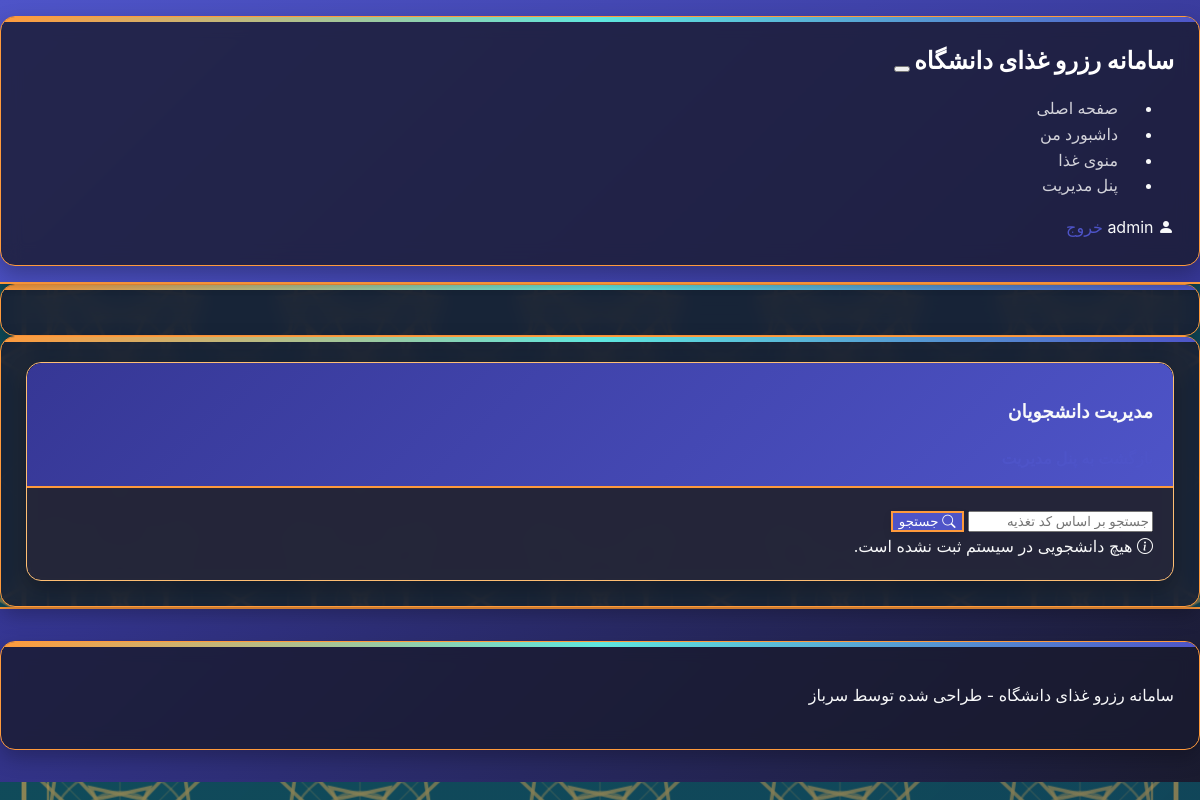
Page /admin/students (signed in) on the earlier database version.
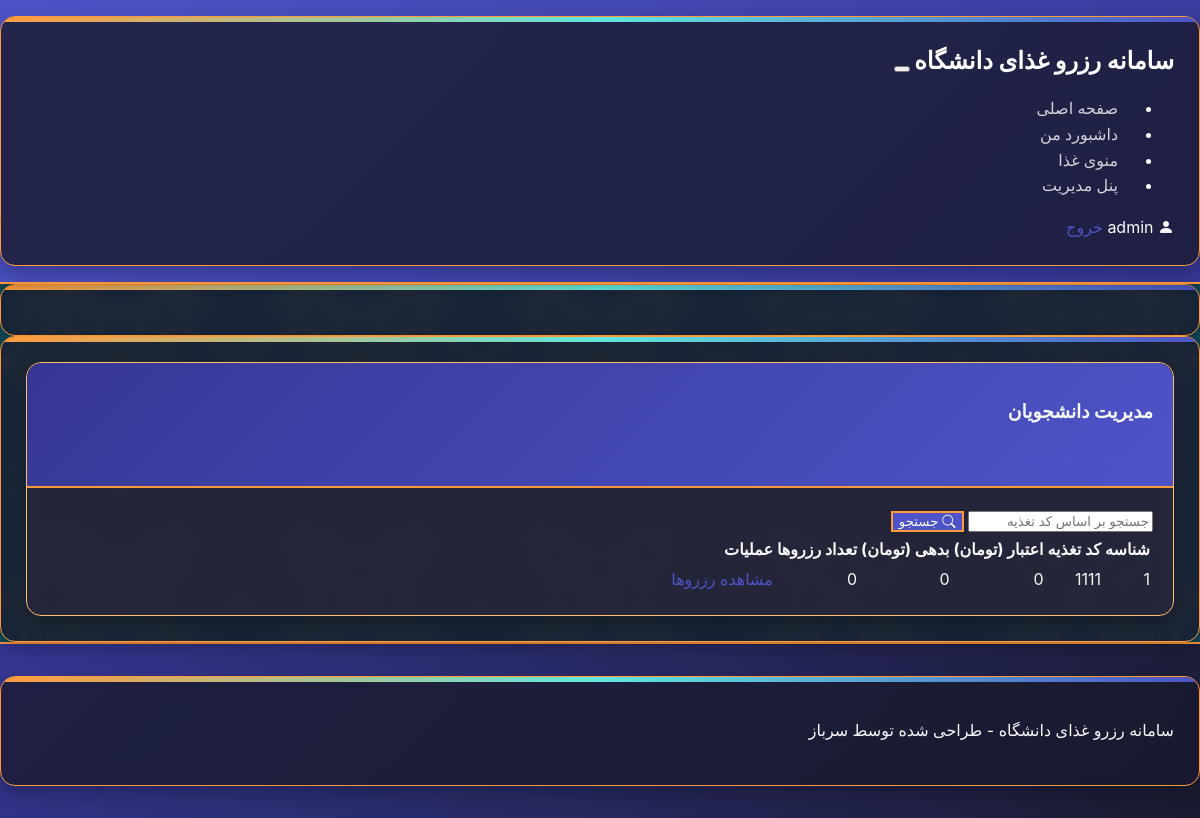
Same page on the later database version.
### models.py (models this page shows, shortened)
class Student(db.Model):
    __tablename__ = 'students'
    id = Column(Integer, primary_key=True)
    user_id = Column(String(50), unique=True, nullable=False)  # ارتباط با کاربر
    feeding_code = Column(String(20), unique=True, nullable=False)  # کد تغذیه دانشجویی
    credit = Column(Float, default=0.0)  # اعتبار حساب دانشجو (به تومان)
    debt = Column(Float, default=0.0)  # بدهی دانشجو (به تومان)
    reservations = relationship("Reservation", back_populates="student", cascade="all, delete-orphan")
    payments = relationship("Payment", back_populates="student")

### main.py (the view)
@app.route('/admin/students')
@login_required
def admin_students():
    if not current_user.is_admin:
        flash('شما دسترسی به این بخش را ندارید', 'danger')
        return redirect(url_for('dashboard'))
    update_financial_statistics()
    search_code = request.args.get('search_code')
    if search_code:
        students = Student.query.filter(Student.feeding_code.like(f'%{search_code}%')).all()
        if not students:
            flash(f'دانشجویی با کد تغذیه مشابه {search_code} یافت نشد.', 'warning')
    else:
        students = Student.query.all()
    return render_template('admin_students.html', students=students)

### app.py (called while the page is built)
@app.after_request
def add_security_headers(response):
    response.headers['X-Content-Type-Options'] = 'nosniff'
    response.headers['X-Frame-Options'] = 'SAMEORIGIN'
    response.headers['X-XSS-Protection'] = '1; mode=block'
    if app.config.get('CSP'):
        csp = ''
        for directive, sources in app.config['CSP'].items():
            csp += f"{directive} {sources}; "
        response.headers['Content-Security-Policy'] = csp
    response.headers['Referrer-Policy'] = 'strict-origin-when-cross-origin'
    return response

### main.py (called while the page is built, shortened)
@login_manager.user_loader
def load_user(user_id):
    return User.query.get(int(user_id))

def update_reservation_prices():
    print("✓ فراخوانی تابع به‌روزرسانی قیمت‌های غذا")
    try:
        reservations = Reservation.query.all()
        updated_count = 0
        db.session.commit()
        print(f"✓ تعداد {updated_count} رزرو با موفقیت به‌روزرسانی شد")
        return True
    except Exception as e:
        db.session.rollback()
        print(f"✗ خطا در به‌روزرسانی قیمت‌های غذا: {e}")
        import traceback
        print(f"✗ جزئیات خطا: {traceback.format_exc()}")
        logger.error(f"خطا در به‌روزرسانی قیمت‌های غذا: {e}")
        return False

### models.py (called while the page is built)
    @property
    def is_admin(self):
        return self.username == 'admin'

### templates/admin_students.html (shortened to what this page needs)
<!DOCTYPE html>
<html lang="fa" dir="rtl">
<head>
    <link href="https://cdn.jsdelivr.net/gh/rastikerdar/vazirmatn@v33.003/Vazirmatn-font-face.css" rel="stylesheet" type="text/css" />
    <link rel="stylesheet" href="https://cdn.replit.com/agent/bootstrap-agent-dark-theme.min.css">
    <link rel="stylesheet" href="https://cdn.jsdelivr.net/npm/bootstrap-icons@1.10.0/font/bootstrap-icons.css">
    <link rel="stylesheet" href="{{ url_for('static', filename='css/style.css') }}">
</head>
<body>
    <nav class="navbar navbar-expand-lg navbar-dark">
        <div class="container">
            <a class="navbar-brand" href="{{ url_for('index') }}">سامانه رزرو غذای دانشگاه</a>
            <button class="navbar-toggler" type="button" data-bs-toggle="collapse" data-bs-target="#navbarNav" aria-controls="navbarNav" aria-expanded="false" aria-label="Toggle navigation">
            </button>
            <div class="collapse navbar-collapse" id="navbarNav">
                <ul class="navbar-nav me-auto mb-2 mb-lg-0">
                    <li class="nav-item">
                        <a class="nav-link" href="{{ url_for('index') }}">صفحه اصلی</a>
                    </li>
                    <li class="nav-item">
                        <a class="nav-link" href="{{ url_for('dashboard') }}">داشبورد من</a>
                    </li>
                    <li class="nav-item">
                        <a class="nav-link" href="{{ url_for('menu') }}">منوی غذا</a>
                    </li>
                    <li class="nav-item">
                        <a class="nav-link" href="{{ url_for('admin') }}">پنل مدیریت</a>
                    </li>
                </ul>
                <div class="d-flex">
                    <span class="navbar-text ms-3">
                        <i class="bi bi-person-fill"></i> {{ current_user.username }}
                    </span>
                    <a href="{{ url_for('logout') }}" class="btn btn-outline-danger ms-2">خروج</a>
                </div>
            </div>
        </div>
    </nav>
    <div class="container mt-3">
    </div>
    <div class="container mt-4">
        <div class="row">
            <div class="col-md-12">
                <div class="card">
                    <div class="card-header bg-primary text-white d-flex justify-content-between align-items-center">
                        <h3 class="mb-0">مدیریت دانشجویان</h3>
                        <a href="{{ url_for('admin') }}" class="btn btn-light">بازگشت به پنل مدیریت</a>
                    </div>
                    <div class="card-body">
                        <div class="row mb-4">
                            <div class="col-md-6 mx-auto">
                                <form action="{{ url_for('admin_students') }}" method="GET" class="d-flex">
                                    <div class="input-group">
                                        <input type="text" name="search_code" class="form-control" placeholder="جستجو بر اساس کد تغذیه" value="{{ request.args.get('search_code', '') }}">
                                        <button type="submit" class="btn btn-primary">
                                            <i class="bi bi-search me-1"></i> جستجو
                                        </button>
                                    </div>
                                </form>
                            </div>
                        </div>
                        {% if students %}
                        <div class="table-responsive">
                            <table class="table table-striped table-hover">
                                <thead>
                                    <tr>
                                        <th>شناسه</th>
                                        <th>کد تغذیه</th>
                                        <th>اعتبار (تومان)</th>
                                        <th>بدهی (تومان)</th>
                                        <th>تعداد رزروها</th>
                                        <th>عملیات</th>
                                    </tr>
                                </thead>
                                <tbody>
                                    {% for student in students %}
                                    <tr>
                                        <td>{{ student.id }}</td>
                                        <td>{{ student.feeding_code }}</td>
                                        <td>{{ student.credit|default(0)|int }}</td>
                                        <td>{{ student.debt|default(0)|int }}</td>
                                        <td>{{ student.reservations|length }}</td>
                                        <td>
                                            <a href="{{ url_for('admin_student_reservations', student_id=student.id) }}" class="btn btn-sm btn-info">مشاهده رزروها</a>
                                        </td>
                                    </tr>
                                    {% endfor %}
                                </tbody>
                            </table>
                        </div>
                        {% else %}
                        <div class="alert alert-info">
                            <i class="bi bi-info-circle"></i> هیچ دانشجویی در سیستم ثبت نشده است.
                        </div>
                        {% endif %}
                    </div>
                </div>
            </div>
        </div>
    </div>
    <footer class="bg-dark text-light py-4 text-center mt-5">
        <div class="container">
            <p class="mb-0">سامانه رزرو غذای دانشگاه - طراحی شده توسط  سرباز</p>
        </div>
    </footer>
</body>
</html>

### static/css/style.css (style rules this page uses)
:root { --primary-color: #4e54c8; --primary-dark: #363795; --primary-light: #8a8edb; --secondary-color: #ff9a3c; --secondary-dark: #f37809; --secondary-light: #ffbf73; --accent-color: #5ee7df; --accent-dark: #30c1b9; --accent-light: #97f2ed; --text-color: #f8f9fa; --light-color: #f8f9fa; --dark-color: #1a1b2f; --border-color: rgba(248, 249, 250, 0.2); --transparent-bg: rgba(26, 27, 47, 0.8); --transparent-dark: rgba(0, 0, 0, 0.7); --card-bg: rgba(62, 67, 104, 0.6); --header-gradient: linear-gradient(135deg, #4e54c8, #363795); --button-gradient: linear-gradient(135deg, #4e54c8, #363795); --button-hover-gradient: linear-gradient(135deg, #5e64d8, #4647a5); --footer-gradient: linear-gradient(135deg, #363795, #1a1b2f); --card-shadow: 0 8px 20px rgba(0, 0, 0, 0.25); --border-radius: 15px; --success-color: #4cd964; --danger-color: #ff3b30; --warning-color: #ff9500; --info-color: #5ac8fa; --dropdown-shadow: 0 8px 16px rgba(0, 0, 0, 0.25); --hover-shadow: 0 10px 25px rgba(0, 0, 0, 0.3); --special-shadow: 0 15px 35px rgba(78, 84, 200, 0.4); }
body { font-family: 'Vazirmatn', -apple-system, BlinkMacSystemFont, 'Segoe UI', Roboto, Oxygen, Ubuntu, Cantarell, 'Open Sans', 'Helvetica Neue', sans-serif; color: var(--text-color); background-color: var(--dark-color); background-image: url('../images/islamic-pattern.svg'); background-attachment: fixed; background-size: cover; line-height: 1.6; direction: rtl; text-align: right; padding: 0; margin: 0; min-height: 100vh; overflow-x: hidden; position: relative; }
body::before { content: ''; position: fixed; top: 0; left: 0; width: 100%; height: 100%; background: linear-gradient(135deg, rgba(78, 84, 200, 0.2) 0%, rgba(54, 55, 149, 0.3) 100%); z-index: -1; }
.container { background-color: var(--transparent-bg); border-radius: var(--border-radius); padding: 25px; margin-top: 0; margin-bottom: 0; box-shadow: var(--card-shadow); border: 1px solid var(--secondary-color); backdrop-filter: blur(10px); -webkit-backdrop-filter: blur(10px); color: var(--light-color); position: relative; z-index: 1; overflow: hidden; }
.container::after { content: ''; position: absolute; top: 0; left: 0; width: 100%; height: 5px; background: linear-gradient(90deg, var(--secondary-color), var(--accent-color), var(--primary-color)); z-index: 2; }
a { color: var(--primary-color); text-decoration: none; transition: color 0.3s ease; }
.navbar { background: linear-gradient(135deg, var(--primary-color), var(--primary-dark)); padding: 1rem 0; box-shadow: 0 2px 10px rgba(0, 0, 0, 0.2); border-bottom: 2px solid var(--secondary-color); margin-bottom: 0; position: relative; z-index: 1030; }
.navbar-brand { font-weight: bold; font-size: 1.5rem; color: white; }
.navbar-dark .navbar-nav .nav-link { color: rgba(255, 255, 255, 0.8); font-weight: 500; padding: 0.5rem 1rem; border-radius: 4px; transition: all 0.3s ease; }
.navbar { z-index: 100000 !important; }
.btn-primary { background-color: var(--primary-color); border-color: var(--primary-color); color: white; border: 2px solid var(--secondary-color); box-shadow: 0 4px 8px rgba(0, 0, 0, 0.1); transition: all 0.3s ease; }
.card { border-radius: var(--border-radius); border: 1px solid var(--secondary-light); box-shadow: var(--card-shadow); transition: all 0.3s ease; background-color: var(--transparent-bg); backdrop-filter: blur(10px); -webkit-backdrop-filter: blur(10px); color: var(--light-color); position: relative; z-index: 1; overflow: hidden; }
.card::before { content: ''; position: absolute; top: -2px; left: -2px; width: calc(100% + 4px); height: calc(100% + 4px); background: linear-gradient(45deg, var(--secondary-color), var(--accent-color), var(--primary-color), var(--primary-dark)); z-index: -1; animation: glowing 6s linear infinite; opacity: 0; transition: opacity 0.3s ease; }
.card-header { background: linear-gradient(135deg, var(--primary-dark), var(--primary-color)); color: var(--light-color); border-bottom: 2px solid var(--secondary-color); font-weight: 600; padding: 15px 20px; border-radius: var(--border-radius) var(--border-radius) 0 0; }
.card-body { padding: 20px; background-color: rgba(255, 255, 255, 0.05); }
.text-light { color: var(--light-color) !important; }
footer { background: linear-gradient(135deg, var(--primary-dark), var(--dark-color)); color: white; padding: 2rem 0; margin-top: 0; border-top: 2px solid var(--secondary-color); }

Differences in the rows shown:
added Student: id "1", feeding_code "1111", credit "0", debt "0", reservations|length "0"
Other differences:
text no longer shown: "هیچ دانشجویی در سیستم ثبت نشده است."
text now shown: "شناسه کد تغذیه اعتبار (تومان) بدهی (تومان) تعداد رزروها عملیات"
